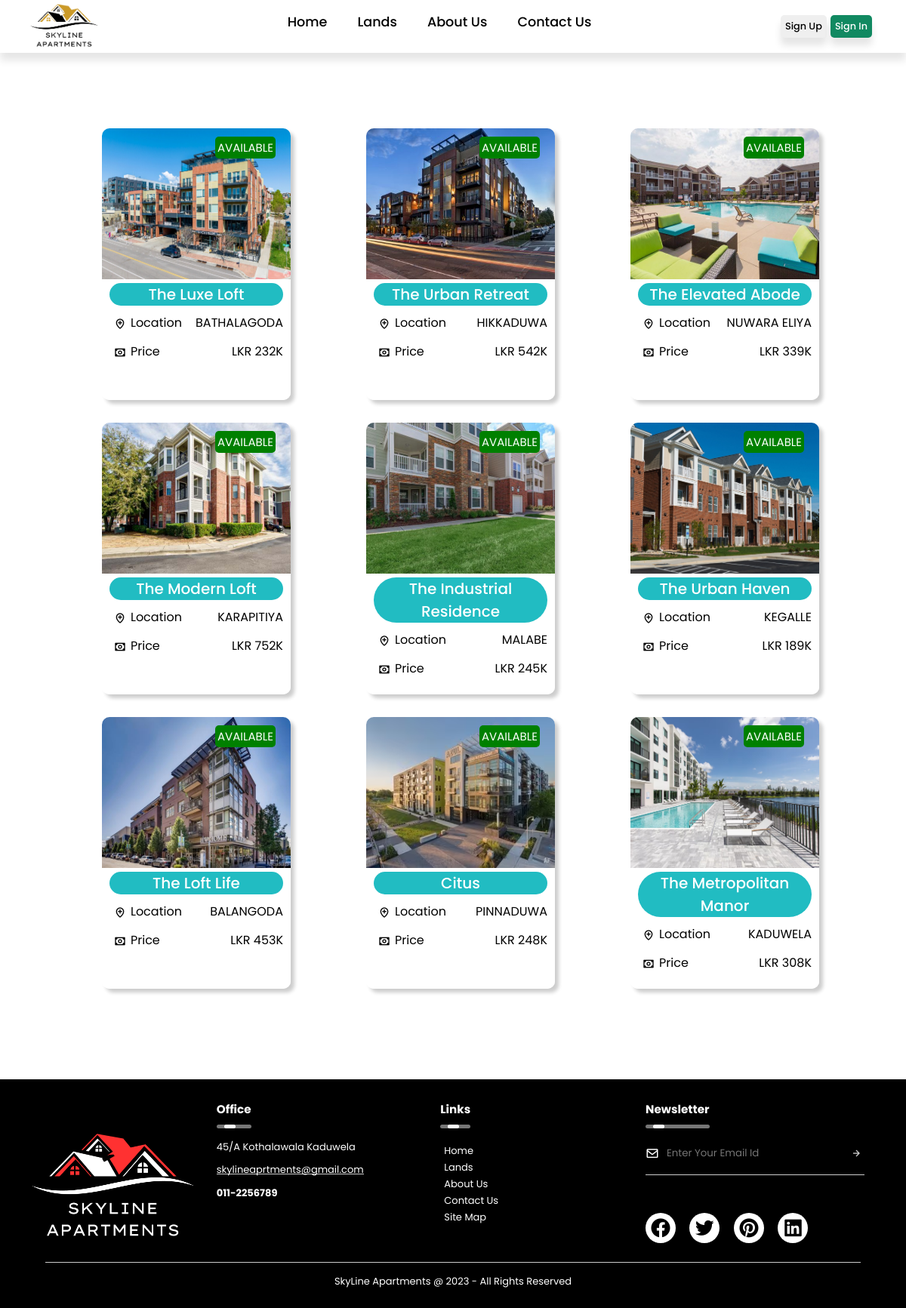
The page /lands.php on the database its author committed.
### tables this page shows
CREATE TABLE `land` (
  `landID` int(11) NOT NULL,
  `l_title` varchar(60) NOT NULL,
  `l_location` varchar(30) NOT NULL,
  `l_price` varchar(20) NOT NULL,
  `l_imgLoc` varchar(20) NOT NULL,
  `sellerID` int(11) NOT NULL,
  `isSold` int(11) NOT NULL,
  `click_count` int(11) NOT NULL,
  `l_description` varchar(300) DEFAULT NULL
);

### lands.php (the view, shortened to what this page needs)
<?php
 $title = 'Lands'; include("header.php");
?>
<link rel="stylesheet" href="./css/lands.css">
<div class='city-sector'>
        <div class='city-grid'>
<?php
    $sql = "SELECT * from land";
    $result = $conn->query($sql);
    if ($result->num_rows > 0) {
        while ($row = $result->fetch_assoc()) {
                echo "
        <a href='./landDetails.php?id=".$row['landID']."'>
            <div class='city' id='c1'>
                <div class='pic-container'>
                    <img src='./images/apartments/".$row['l_imgLoc'].".jpg' alt=''>
                </div>
                <div class='city-det'>
                    <div class='title'>
                        <p class='l1'>".$row['l_title']."</p>
                    </div>
                    <div class='location'>
                        <div class='location-div'>
                            <i class='bx bx-location-plus'></i>
                            <p>Location</p>
                        </div>
                        <p>".$row['l_location']."</p>
                    </div>
                    <div class='price'>
                        <div class='price-div'>
                            <i class='bx bx-money'></i>
                            <p>Price</p>
                        </div>
                        <p>LKR ".$row['l_price']."</p>
                    </div>
                </div>
            </div>
        </a>
    ";
    if ($row['isSold'] === '0' ){
            echo "<div class='available'>
                    <p>AVAILABLE</p>
                  </div>";
    }
    else if ($row['isSold'] === '1' ) {
        echo "<div class='sold'>
                    <p>SOLD OUT</p>
                  </div>";
    }
                            }
                        }
    ?>
    </div>
    </div>
<?php include("footer.php"); ?>

### header.php (shortened to what this page needs)
<!DOCTYPE html>
<html lang="en">
  <head>
    <link rel="stylesheet" href="./css/header.css">
    <link rel="stylesheet" href="https://unpkg.com/boxicons@latest/css/boxicons.min.css">
  </head>
  <body>
    <nav id="nav_bar">
      <div class="nav_container">
        <div class="nav_logo">
          <a href="./index.php"><img src="./images/logo/SK-Apartments.png" alt="Skyline Apartments"></a>
        </div>
        <div class="nav_links">
          <ul>
            <li><a href="./index.php">Home</a></li>
            <li><a href="./lands.php">Lands</a></li>
            <li><a href="./aboutUs.php">About Us</a></li>
            <li><a href="./contactUs.php">Contact Us</a></li>
          </ul>
        </div>
        <div class="nav_btn">
        <?php
            if (isset($_SESSION["id"])) {
              if ($_SESSION["role"] === 'admin') {
                echo '<a href="./adminDashboard.php"><button class="dashboard">Admin Dashboard</button></a>';
              }
              else if (($_SESSION["role"] === 'buyer')) {
                echo '<a href="./buyerDashboard.php"><button class="dashboard">Dashboard</button></a>';
              }
              else if (($_SESSION["role"] === 'seller')) {
                echo '<a href="./sellerDashboard.php"><button class="dashboard">Dashboard</button></a>';
              }
              echo '<a href="./config/logout.php"><button class="logout">Logout</button></a>';
            }
            else {
              echo '<a href="./signup.php"><button class="signup">Sign Up</button></a>';
              echo '<a href="./signin.php"><button class="signin">Sign In</button></a>';
            }
            ?>
        </div>
      </div>
    </nav>

### footer.php (shortened to what this page needs)
<!DOCTYPE html>
<html lang="en">
<head>
    <link rel="stylesheet" href="./css/footer.css">
    <link rel="stylesheet" href="https://unpkg.com/boxicons@latest/css/boxicons.min.css">
</head>
<body>
    <footer>
        <div class="row">
            <div class="logo">
                <a href="#"><img src="./images/logo/Footer-logo.png" class="logo"></a>
            </div>
            <div class="col">
                <h3>Office <div class="underline"><span></span></div></h3>
                <p>45/A Kothalawala Kaduwela</p>
                <p class="email-id">skylineaprtments@gmail.com</p>
                <h4>011-2256789</h4>
            </div>
            <div class="col">
                <h3>Links <div class="underline"><span></span></div></h3>
                <ul>
                    <li><a href="./index.php">Home</a></li>
                    <li><a href="./lands.php">Lands</a></li>
                    <li><a href="./aboutUs.php">About Us</a></li>
                    <li><a href="./contactUs.php">Contact Us</a></li>
                    <li><a href="./siteMap.php">Site Map</a></li>
                </ul>
            </div>
            <div class="col">
                <h3>Newsletter <div class="underline"><span></span></div></h3>
                <form class="form" action="">
                    <i class='bx bx-envelope'></i>
                    <input type="email" placeholder= "Enter Your Email Id" required>
                    <button type = "submit"><i class='bx bx-right-arrow-alt'></i></button>
                </form>
                <div class="social-icons">
                    <a href="facebook.com"><i class='bx bxl-facebook-circle'></i></a>
                    <a href="twitter.com"><i class='bx bxl-twitter' ></i></a>
                    <a href="pinterest.com"><i class='bx bxl-pinterest' ></i></a>
                    <a href="linkedin.com"><i class='bx bxl-linkedin-square' ></i></a>
                </div>
            </div>
        </div>
        <hr>
        <p class="copyright">SkyLine Apartments @ 2023 - All Rights Reserved</p>
    </footer>
</body>

### css/header.css (style rules this page uses)
* { margin: 0; padding: 0; box-sizing: border-box; font-family: 'Poppins', sans-serif; scroll-behavior: smooth; list-style: none; text-decoration: none; }
body { background-color: #ffffff; }
#nav_bar { opacity: 1; transition: opacity 0.3s ease-in-out; }
.nav_container { position: fixed; width: 100%; height: 70px; display: flex; background-color: #ffffff; align-items: center; justify-content: space-between; padding: 0 40px; z-index: 50000; box-shadow: 0 10px 10px rgba(0,0,0,0.1) }
.nav_logo img { width: 90px; margin-top: 5px; }
.nav_links ul { display: flex; }
.nav_links ul li a { color: #000000; font-size: 1.1rem; padding: 10px 2px; margin: 0 18px; font-weight: 500; position: relative; }
.nav_links ul li a::after { content: ""; position: absolute; color: #2bc97a; background-color: #12c57b; height: 5px; width: 0; left: 0; bottom: 0; transition: 0.3s; }
.nav_btn button { font-size: 0.8rem; font-weight: 500; cursor: pointer; padding: 6px; margin-right: 5px; border: 0; border-radius: 5px; box-shadow: 0 10px 10px rgba(0,0,0,0.1); }
.nav_btn .signin { color: white; background-color: #118961; }

### css/lands.css (style rules this page uses)
.city-sector { position: relative; top: 150px; width: 90%; height: 100%; margin: auto; align-items: center; justify-content: center; text-align: center; border-radius: 10px; }
.city-grid { display: flex; align-items: center; justify-content: center; text-align: center; flex-direction: row; flex-wrap: wrap; position: relative; width: 100%; height: auto; padding-bottom: 60px; margin-bottom: 200px; margin-left: 60px; }
.city { position: relative; height: 360px; width: 250px; background-color: rgb(255, 255, 255); margin: 20px 20px 10px 0; border-radius: 10px; box-shadow: 5px 5px 5px rgba(0,0,0,0.2); overflow: hidden; transition: 0.3s; }
.city .pic-container { height: 200px; width: 250px; overflow: hidden; transition: all 0.5s ease; background-size: cover; }
.city .pic-container img { height: 200px; width: 250px; }
.city .city-det { position: absolute; font-size: 20px; background-color: #ffffff; color: #000; width: 100%; height: 100%; padding-top: 5px; padding-left: 10px; padding-right: 10px; text-align: center; font-weight: 500; cursor: pointer; transition: all 0.5s ease; }
.city .city-det .title p { background-color: #21bcc2; color: #fff; border-radius: 30px; }
.city .city-det .location, .price { margin-top: 10px; display: flex; justify-content: space-between; font-size: 16px; font-weight: normal; }
.location-div , .price-div { display: flex; }
.bx-location-plus, .bx-money { font-size: 16px; padding: 6px; }
.available { position: relative; z-index: 999999; left: -120px; top: -150px; background-color: green; padding: 3px; border: none; border-radius: 5px; color: #fff; font-size: 15px; }

### rows shown on the page
land: shows a picture, l_title "The Luxe Loft", l_location "BATHALAGODA", l_price "232K", isSold "AVAILABLE"
land: shows a picture, l_title "The Urban Retreat", l_location "HIKKADUWA", l_price "542K", isSold "AVAILABLE"
land: shows a picture, l_title "The Elevated Abode", l_location "NUWARA ELIYA", l_price "339K", isSold "AVAILABLE"
land: shows a picture, l_title "The Modern Loft", l_location "KARAPITIYA", l_price "752K", isSold "AVAILABLE"
land: shows a picture, l_title "The Industrial Residence", l_location "MALABE", l_price "245K", isSold "AVAILABLE"
land: shows a picture, l_title "The Urban Haven", l_location "KEGALLE", l_price "189K", isSold "AVAILABLE"
land: shows a picture, l_title "The Loft Life", l_location "BALANGODA", l_price "453K", isSold "AVAILABLE"
land: shows a picture, l_title "Citus", l_location "PINNADUWA", l_price "248K", isSold "AVAILABLE"
land: shows a picture, l_title "The Metropolitan Manor", l_location "KADUWELA", l_price "308K", isSold "AVAILABLE"
